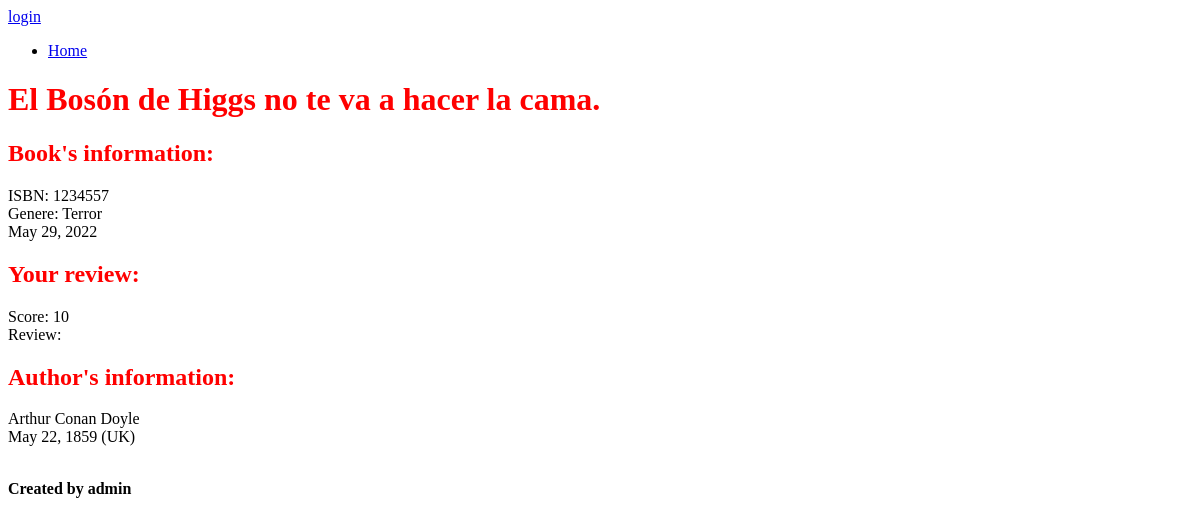
The page /book/8 on the database as committed earlier.
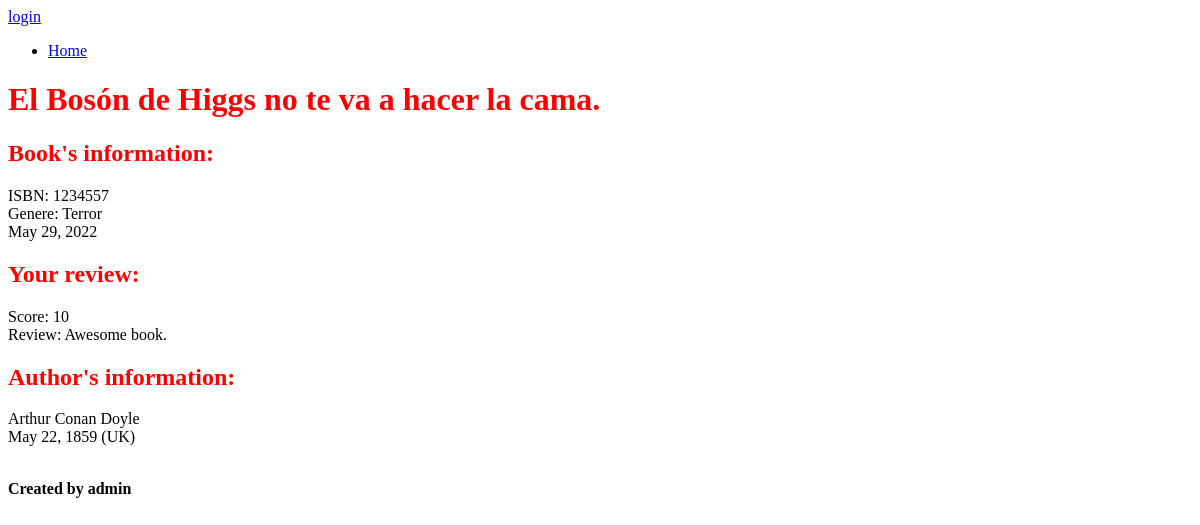
The same page on the database as committed later.
### BoogeyBookAPP/models.py (models this page shows, shortened)
class BookRead(models.Model):
    name = models.CharField(max_length=100)
    user = models.ForeignKey(User, default=1, on_delete=models.CASCADE)
    ISBN = models.CharField(max_length=20, default="")
    author = models.ForeignKey(Author, related_name='authors', on_delete=models.CASCADE, null=True)
    genre = models.ForeignKey(Genre, related_name='genres', on_delete=models.CASCADE, null=True)
    score = models.IntegerField(default=0)
    review = models.TextField(max_length=1000, default='')
    release_date = models.DateField(default=date.today)

class Genre(models.Model):
    genre_id = models.AutoField(primary_key=True)
    name = models.CharField(max_length=20)

class Author(models.Model):
    author_id = models.AutoField(primary_key=True)
    name = models.CharField(max_length=20)
    date_of_birth = models.DateField()
    country = models.CharField(max_length=20)
    books_published = models.IntegerField(default=0)

### BoogeyBookAPP/templates/book_detail.html (shortened to what this page needs)
{% extends "base.html" %}
{% block content %}
<span vocab="https://schema.org/" typeof="Book">
    <h1 style="color: red;">
        <span property="name">{{ bookread.name }}</span>
    </h1>
    <h2 style="color: red;"> Book's information: </h2>
    ISBN: <span property="ISBN">{{ bookread.ISBN }}</span> <br/>
    Genere: <span property="Genre">{{ bookread.genre.name }}</span><br/>
    <span property="datePublished">{{ bookread.release_date }}</span><br/>
    <h2 style="color: red;"> Your review: </h2>
    <span rel="Review">
        <p typeof="Review">
            Score: <span property="reviewRating">{{ bookread.score }}</span><br>
            Review: <span property="reviewBody">{{ bookread.review }}</span>
        </p>
    </span>
    <h2 style="color: red;"> Author's information:</h2>
    <span rel="Author">
        <p typeof="Person">
            <span property="givenName">{{ bookread.author.name }}</span><br />
            <span property="birthDate">{{ bookread.author.date_of_birth }}</span>
            <span property="birthPlace">({{ bookread.author.country }})</span> <br />
        </p>
    </span>
</span>
{% endblock %}
{% block footer %}
<br/>
<b>Created by {{ bookread.user }}</b>
{% endblock %}

Rows that differ between the two databases and show on the page:
changed BookRead "El Bosón de Higgs no te va a hacer la cama.": review (not shown) → "Awesome book."
